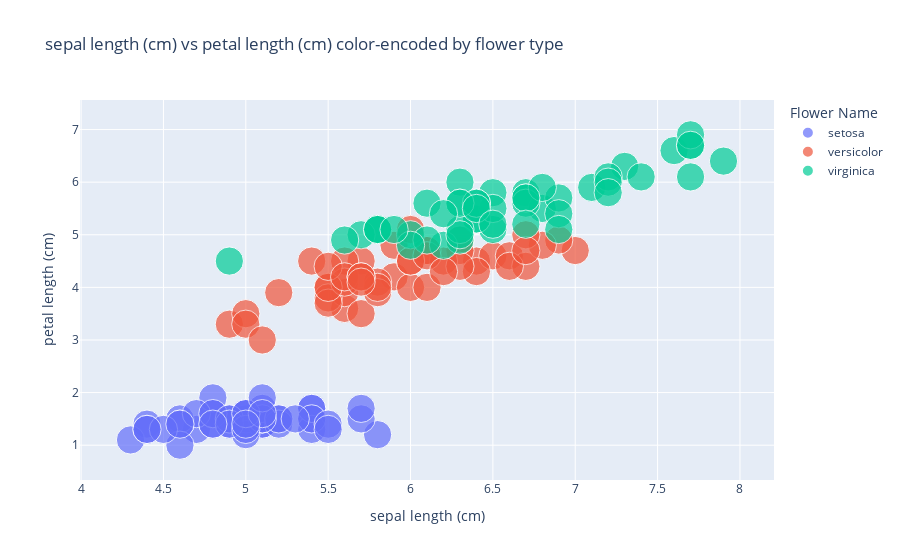

Notebook cell for this chart:
### Code cell
chart1 = px.scatter(data_frame=iris_df,
           x="sepal length (cm)",
           y="petal length (cm)",
           color="Flower Name",
           size=[1.0]*150,
           title="sepal length (cm) vs petal length (cm) color-encoded by flower type")
chart1

### Figure 1 — Plotly figure (JSON) as saved in the notebook; plotly's stock layout.template omitted (floating-point values rounded to 4 significant figures)
{"data": [{"hovertemplate": "Flower Name=setosa<br>sepal length (cm)=%{x}<br>petal length (cm)=%{y}<br>size=%{marker.size}<extra></extra>", "legendgroup": "setosa", "marker": {"color": "#636efa", "size": [1, 1, 1, 1, 1, 1, 1, 1, 1, 1, 1, 1, 1, 1, 1, 1, 1, 1, 1, 1, 1, 1, 1, 1, 1, 1, 1, 1, 1, 1, 1, 1, 1, 1, 1, 1, 1, 1, 1, 1, 1, 1, 1, 1, 1, 1, 1, 1, 1, 1], "sizemode": "area", "sizeref": 0.0025, "symbol": "circle"}, "mode": "markers", "name": "setosa", "orientation": "v", "showlegend": true, "type": "scatter", "x": [5.1, 4.9, 4.7, 4.6, 5, 5.4, 4.6, 5, 4.4, 4.9, 5.4, 4.8, 4.8, 4.3, 5.8, 5.7, 5.4, 5.1, 5.7, 5.1, 5.4, 5.1, 4.6, 5.1, 4.8, 5, 5, 5.2, 5.2, 4.7, 4.8, 5.4, 5.2, 5.5, 4.9, 5, 5.5, 4.9, 4.4, 5.1, 5, 4.5, 4.4, 5, 5.1, 4.8, 5.1, 4.6, 5.3, 5], "xaxis": "x", "y": [1.4, 1.4, 1.3, 1.5, 1.4, 1.7, 1.4, 1.5, 1.4, 1.5, 1.5, 1.6, 1.4, 1.1, 1.2, 1.5, 1.3, 1.4, 1.7, 1.5, 1.7, 1.5, 1, 1.7, 1.9, 1.6, 1.6, 1.5, 1.4, 1.6, 1.6, 1.5, 1.5, 1.4, 1.5, 1.2, 1.3, 1.4, 1.3, 1.5, 1.3, 1.3, 1.3, 1.6, 1.9, 1.4, 1.6, 1.4, 1.5, 1.4], "yaxis": "y"}, {"hovertemplate": "Flower Name=versicolor<br>sepal length (cm)=%{x}<br>petal length (cm)=%{y}<br>size=%{marker.size}<extra></extra>", "legendgroup": "versicolor", "marker": {"color": "#EF553B", "size": [1, 1, 1, 1, 1, 1, 1, 1, 1, 1, 1, 1, 1, 1, 1, 1, 1, 1, 1, 1, 1, 1, 1, 1, 1, 1, 1, 1, 1, 1, 1, 1, 1, 1, 1, 1, 1, 1, 1, 1, 1, 1, 1, 1, 1, 1, 1, 1, 1, 1], "sizemode": "area", "sizeref": 0.0025, "symbol": "circle"}, "mode": "markers", "name": "versicolor", "orientation": "v", "showlegend": true, "type": "scatter", "x": [7, 6.4, 6.9, 5.5, 6.5, 5.7, 6.3, 4.9, 6.6, 5.2, 5, 5.9, 6, 6.1, 5.6, 6.7, 5.6, 5.8, 6.2, 5.6, 5.9, 6.1, 6.3, 6.1, 6.4, 6.6, 6.8, 6.7, 6, 5.7, 5.5, 5.5, 5.8, 6, 5.4, 6, 6.7, 6.3, 5.6, 5.5, 5.5, 6.1, 5.8, 5, 5.6, 5.7, 5.7, 6.2, 5.1, 5.7], "xaxis": "x", "y": [4.7, 4.5, 4.9, 4, 4.6, 4.5, 4.7, 3.3, 4.6, 3.9, 3.5, 4.2, 4, 4.7, 3.6, 4.4, 4.5, 4.1, 4.5, 3.9, 4.8, 4, 4.9, 4.7, 4.3, 4.4, 4.8, 5, 4.5, 3.5, 3.8, 3.7, 3.9, 5.1, 4.5, 4.5, 4.7, 4.4, 4.1, 4, 4.4, 4.6, 4, 3.3, 4.2, 4.2, 4.2, 4.3, 3, 4.1], "yaxis": "y"}, {"hovertemplate": "Flower Name=virginica<br>sepal length (cm)=%{x}<br>petal length (cm)=%{y}<br>size=%{marker.size}<extra></extra>", "legendgroup": "virginica", "marker": {"color": "#00cc96", "size": [1, 1, 1, 1, 1, 1, 1, 1, 1, 1, 1, 1, 1, 1, 1, 1, 1, 1, 1, 1, 1, 1, 1, 1, 1, 1, 1, 1, 1, 1, 1, 1, 1, 1, 1, 1, 1, 1, 1, 1, 1, 1, 1, 1, 1, 1, 1, 1, 1, 1], "sizemode": "area", "sizeref": 0.0025, "symbol": "circle"}, "mode": "markers", "name": "virginica", "orientation": "v", "showlegend": true, "type": "scatter", "x": [6.3, 5.8, 7.1, 6.3, 6.5, 7.6, 4.9, 7.3, 6.7, 7.2, 6.5, 6.4, 6.8, 5.7, 5.8, 6.4, 6.5, 7.7, 7.7, 6, 6.9, 5.6, 7.7, 6.3, 6.7, 7.2, 6.2, 6.1, 6.4, 7.2, 7.4, 7.9, 6.4, 6.3, 6.1, 7.7, 6.3, 6.4, 6, 6.9, 6.7, 6.9, 5.8, 6.8, 6.7, 6.7, 6.3, 6.5, 6.2, 5.9], "xaxis": "x", "y": [6, 5.1, 5.9, 5.6, 5.8, 6.6, 4.5, 6.3, 5.8, 6.1, 5.1, 5.3, 5.5, 5, 5.1, 5.3, 5.5, 6.7, 6.9, 5, 5.7, 4.9, 6.7, 4.9, 5.7, 6, 4.8, 4.9, 5.6, 5.8, 6.1, 6.4, 5.6, 5.1, 5.6, 6.1, 5.6, 5.5, 4.8, 5.4, 5.6, 5.1, 5.1, 5.9, 5.7, 5.2, 5, 5.2, 5.4, 5.1], "yaxis": "y"}], "layout": {"legend": {"itemsizing": "constant", "title": {"text": "Flower Name"}, "tracegroupgap": 0}, "title": {"text": "sepal length (cm) vs petal length (cm) color-encoded by flower type"}, "xaxis": {"anchor": "y", "domain": [0, 1], "title": {"text": "sepal length (cm)"}}, "yaxis": {"anchor": "x", "domain": [0, 1], "title": {"text": "petal length (cm)"}}}}
